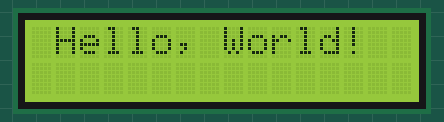
Recording of a sketch running on a simulated Arduino Uno, built with avr-gcc and run on an emulated ATmega328P. Shown: 16×2 character LCD.

Above: at 0.1 s.
At 2.1 s:
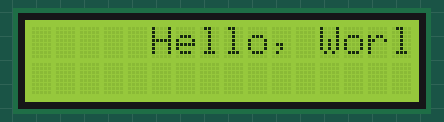
At 4.1 s:
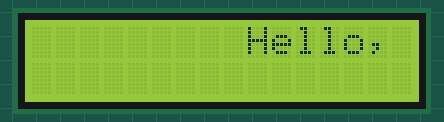
At 8.6 s:
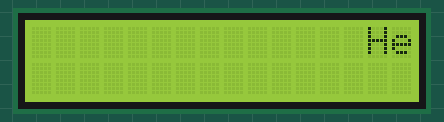
At 12.7 s:
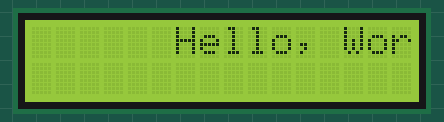
At 17.2 s:
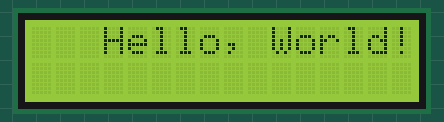

Measured:
- by itself, everything shown: repeats every 16.0 s, in 32 steps
- what the display in image 1 shows lasts 0.5 s, from 2.1 s to 2.6 s

The sketch:

i2c_liquid_display.ino
```cpp
#include <Wire.h>
#include <LiquidCrystal_I2C.h>

// Set the LCD address to 0x27 for a 16 chars and 2 line display
LiquidCrystal_I2C lcd(0x27, 16, 2);

void setup() {
  // Initialize the LCD
  lcd.init();

  // Turn on the backlight
  lcd.backlight();

  // Print a message to the LCD
  lcd.setCursor(0, 0); // Set cursor to first column, first row
  lcd.print("Hello, World!");
}

void loop() {
  // Scroll the text to the right
  for (int positionCounter = 0; positionCounter < 16; positionCounter++) {
    lcd.scrollDisplayRight(); // Scroll one position to the right
    delay(500); // Delay for visibility
  }

  // Scroll the text to the left
  for (int positionCounter = 0; positionCounter < 16; positionCounter++) {
    lcd.scrollDisplayLeft(); // Scroll one position to the left
    delay(500); // Delay for visibility
  }
}
```
